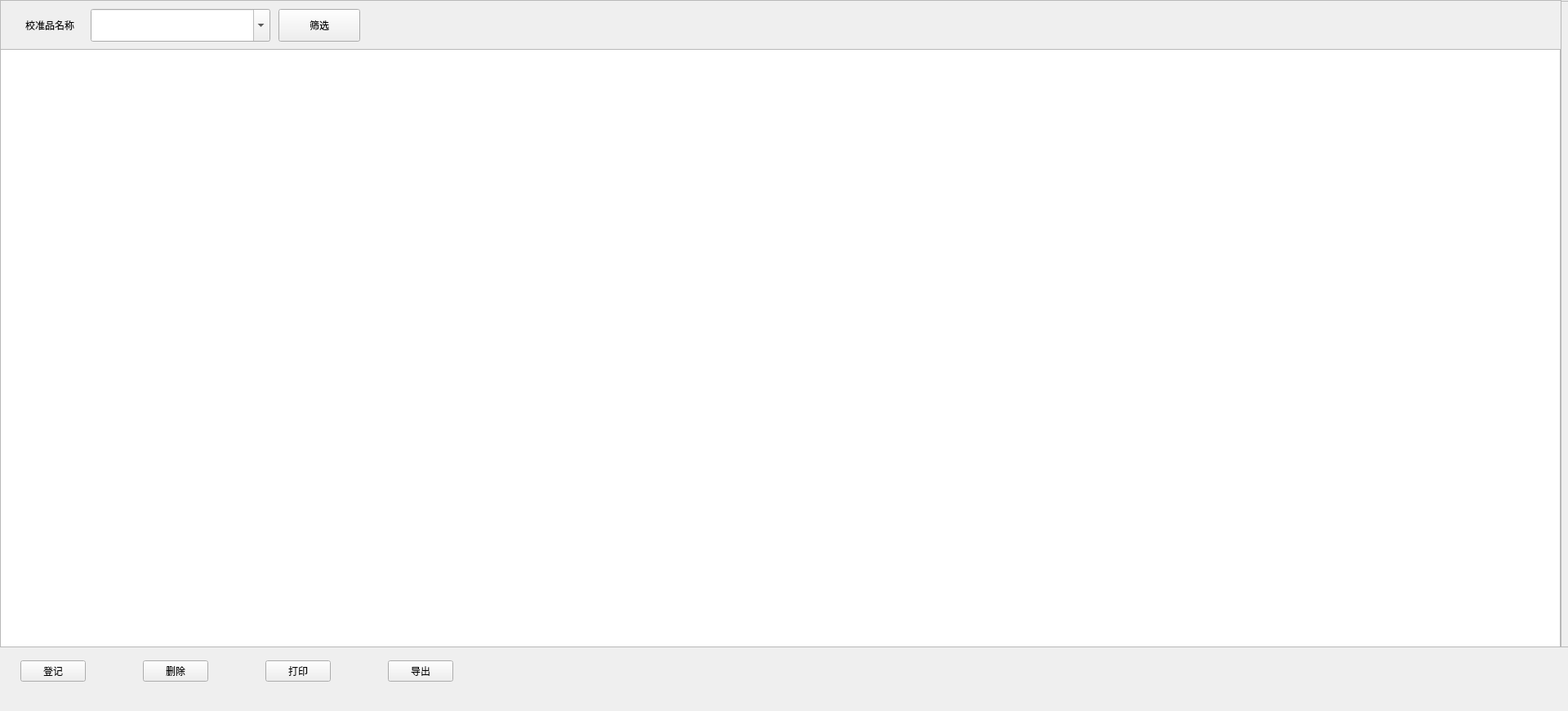
<?xml version="1.0" encoding="UTF-8"?>
<ui version="4.0">
 <class>ImQCalibrateSet</class>
 <widget class="QWidget" name="ImQCalibrateSet">
  <property name="geometry">
   <rect>
    <x>0</x>
    <y>0</y>
    <width>1920</width>
    <height>871</height>
   </rect>
  </property>
  <property name="windowTitle">
   <string>ImQCalibrateSet</string>
  </property>
  <widget class="QTableView" name="CaliGroup_View">
   <property name="geometry">
    <rect>
     <x>0</x>
     <y>60</y>
     <width>1911</width>
     <height>733</height>
    </rect>
   </property>
   <property name="verticalScrollBarPolicy">
    <enum>Qt::ScrollBarAsNeeded</enum>
   </property>
   <property name="horizontalScrollBarPolicy">
    <enum>Qt::ScrollBarAsNeeded</enum>
   </property>
   <property name="horizontalScrollMode">
    <enum>QAbstractItemView::ScrollPerPixel</enum>
   </property>
   <property name="showGrid">
    <bool>false</bool>
   </property>
   <attribute name="horizontalHeaderDefaultSectionSize">
    <number>145</number>
   </attribute>
   <attribute name="horizontalHeaderHighlightSections">
    <bool>false</bool>
   </attribute>
   <attribute name="horizontalHeaderStretchLastSection">
    <bool>true</bool>
   </attribute>
   <attribute name="verticalHeaderVisible">
    <bool>false</bool>
   </attribute>
   <attribute name="verticalHeaderDefaultSectionSize">
    <number>46</number>
   </attribute>
  </widget>
  <widget class="QFrame" name="line_h">
   <property name="geometry">
    <rect>
     <x>0</x>
     <y>0</y>
     <width>1912</width>
     <height>1</height>
    </rect>
   </property>
   <property name="frameShape">
    <enum>QFrame::StyledPanel</enum>
   </property>
   <property name="frameShadow">
    <enum>QFrame::Raised</enum>
   </property>
   <property name="lines" stdset="0">
    <string>solid</string>
   </property>
  </widget>
  <widget class="QFrame" name="line_h_2">
   <property name="geometry">
    <rect>
     <x>0</x>
     <y>792</y>
     <width>1912</width>
     <height>1</height>
    </rect>
   </property>
   <property name="frameShape">
    <enum>QFrame::StyledPanel</enum>
   </property>
   <property name="frameShadow">
    <enum>QFrame::Raised</enum>
   </property>
   <property name="lines" stdset="0">
    <string>solid</string>
   </property>
  </widget>
  <widget class="QFrame" name="line_v_1">
   <property name="geometry">
    <rect>
     <x>0</x>
     <y>1</y>
     <width>1</width>
     <height>792</height>
    </rect>
   </property>
   <property name="frameShape">
    <enum>QFrame::StyledPanel</enum>
   </property>
   <property name="frameShadow">
    <enum>QFrame::Raised</enum>
   </property>
   <property name="lines" stdset="0">
    <string>solid</string>
   </property>
  </widget>
  <widget class="QFrame" name="line_v_2">
   <property name="geometry">
    <rect>
     <x>1911</x>
     <y>1</y>
     <width>20</width>
     <height>792</height>
    </rect>
   </property>
   <property name="frameShape">
    <enum>QFrame::StyledPanel</enum>
   </property>
   <property name="frameShadow">
    <enum>QFrame::Raised</enum>
   </property>
   <property name="lines" stdset="0">
    <string>solid</string>
   </property>
  </widget>
  <widget class="QWidget" name="widget_2" native="true">
   <property name="geometry">
    <rect>
     <x>1</x>
     <y>1</y>
     <width>1910</width>
     <height>60</height>
    </rect>
   </property>
   <property name="bks" stdset="0">
    <string>gray</string>
   </property>
   <property name="bordersB" stdset="0">
    <string>bottom</string>
   </property>
   <layout class="QHBoxLayout" name="horizontalLayout_3">
    <property name="spacing">
     <number>20</number>
    </property>
    <property name="leftMargin">
     <number>30</number>
    </property>
    <property name="topMargin">
     <number>0</number>
    </property>
    <property name="rightMargin">
     <number>0</number>
    </property>
    <property name="bottomMargin">
     <number>0</number>
    </property>
    <item>
     <widget class="QLabel" name="label_2">
      <property name="text">
       <string>校准品名称</string>
      </property>
     </widget>
    </item>
    <item>
     <layout class="QHBoxLayout" name="horizontalLayout_2">
      <property name="spacing">
       <number>10</number>
      </property>
      <item>
       <widget class="QFilterComboBox" name="CaliNameCombox">
        <property name="minimumSize">
         <size>
          <width>220</width>
          <height>40</height>
         </size>
        </property>
        <property name="maximumSize">
         <size>
          <width>16777215</width>
          <height>40</height>
         </size>
        </property>
        <property name="editable">
         <bool>true</bool>
        </property>
       </widget>
      </item>
      <item>
       <widget class="QPushButton" name="pushButton_search">
        <property name="minimumSize">
         <size>
          <width>100</width>
          <height>40</height>
         </size>
        </property>
        <property name="maximumSize">
         <size>
          <width>16777215</width>
          <height>40</height>
         </size>
        </property>
        <property name="text">
         <string>筛选</string>
        </property>
        <property name="buttons" stdset="0">
         <string>flat_btn</string>
        </property>
       </widget>
      </item>
     </layout>
    </item>
    <item>
     <spacer name="horizontalSpacer_2">
      <property name="orientation">
       <enum>Qt::Horizontal</enum>
      </property>
      <property name="sizeHint" stdset="0">
       <size>
        <width>40</width>
        <height>20</height>
       </size>
      </property>
     </spacer>
    </item>
   </layout>
  </widget>
  <widget class="QWidget" name="widget" native="true">
   <property name="geometry">
    <rect>
     <x>25</x>
     <y>802</y>
     <width>1861</width>
     <height>40</height>
    </rect>
   </property>
   <layout class="QHBoxLayout" name="horizontalLayout" stretch="0,0,0,0,1">
    <property name="spacing">
     <number>70</number>
    </property>
    <property name="leftMargin">
     <number>0</number>
    </property>
    <property name="topMargin">
     <number>0</number>
    </property>
    <property name="rightMargin">
     <number>0</number>
    </property>
    <property name="bottomMargin">
     <number>0</number>
    </property>
    <item>
     <widget class="QPushButton" name="flat_m_regist">
      <property name="text">
       <string>登记</string>
      </property>
      <property name="buttons" stdset="0">
       <string>flat</string>
      </property>
     </widget>
    </item>
    <item>
     <widget class="QPushButton" name="del_Button">
      <property name="enabled">
       <bool>true</bool>
      </property>
      <property name="text">
       <string>删除</string>
      </property>
      <property name="buttons" stdset="0">
       <string>flat</string>
      </property>
     </widget>
    </item>
    <item>
     <widget class="QPushButton" name="PrintBtn">
      <property name="minimumSize">
       <size>
        <width>0</width>
        <height>0</height>
       </size>
      </property>
      <property name="maximumSize">
       <size>
        <width>16777215</width>
        <height>16777215</height>
       </size>
      </property>
      <property name="text">
       <string>打印</string>
      </property>
      <property name="buttons" stdset="0">
       <string>flat</string>
      </property>
     </widget>
    </item>
    <item>
     <widget class="QPushButton" name="export_btn">
      <property name="minimumSize">
       <size>
        <width>0</width>
        <height>0</height>
       </size>
      </property>
      <property name="maximumSize">
       <size>
        <width>16777215</width>
        <height>16777215</height>
       </size>
      </property>
      <property name="text">
       <string>导出</string>
      </property>
      <property name="buttons" stdset="0">
       <string>flat</string>
      </property>
     </widget>
    </item>
    <item>
     <spacer name="horizontalSpacer">
      <property name="orientation">
       <enum>Qt::Horizontal</enum>
      </property>
      <property name="sizeHint" stdset="0">
       <size>
        <width>40</width>
        <height>20</height>
       </size>
      </property>
     </spacer>
    </item>
   </layout>
  </widget>
  <zorder>CaliGroup_View</zorder>
  <zorder>line_v_2</zorder>
  <zorder>line_h_2</zorder>
  <zorder>line_v_1</zorder>
  <zorder>line_h</zorder>
  <zorder>widget_2</zorder>
  <zorder>widget</zorder>
 </widget>
 <layoutdefault spacing="6" margin="11"/>
 <customwidgets>
  <customwidget>
   <class>QFilterComboBox</class>
   <extends>QComboBox</extends>
   <header>shared/QFilterComboBox.h</header>
  </customwidget>
 </customwidgets>
 <resources/>
 <connections/>
</ui>
